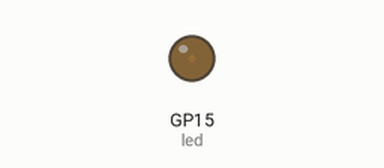
Simulated run of this program. Board: Raspberry Pi Pico running MicroPython. Shown: output pins drawn as LEDs (lit = HIGH).

Above: at 0.1 s.
At 5.7 s:
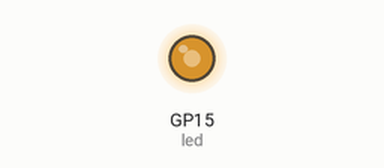
At 8.5 s:
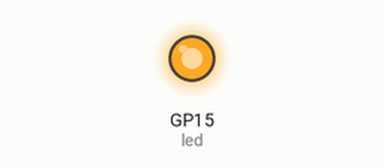
At 21.1 s:
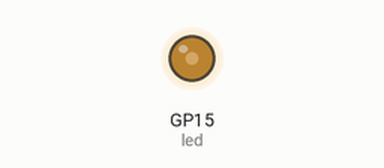
Timing chart, 0 to 22.0 s (numbered marks = the images above):
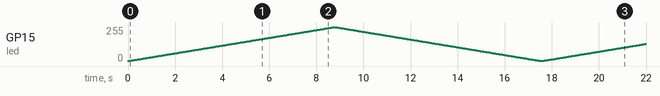

The program:

pwm_led_breath.py
```python
from machine import *
from utime import *

led = PWM(Pin(15))
led.freq(1000)

while True:
    for duty in range(65536):
        led.duty_u16(duty)
        sleep(0.0001)

    for duty in range(65535, -1, -1):
        led.duty_u16(duty)
        sleep(0.0001)
```
